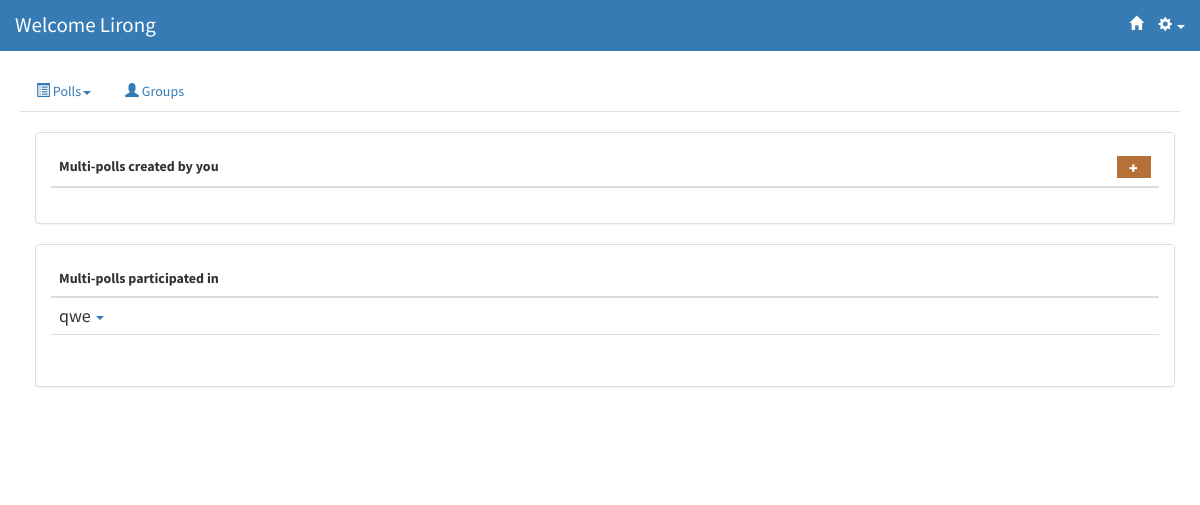
/polls/m_polls (signed in), run on an earlier commit of the app's database.
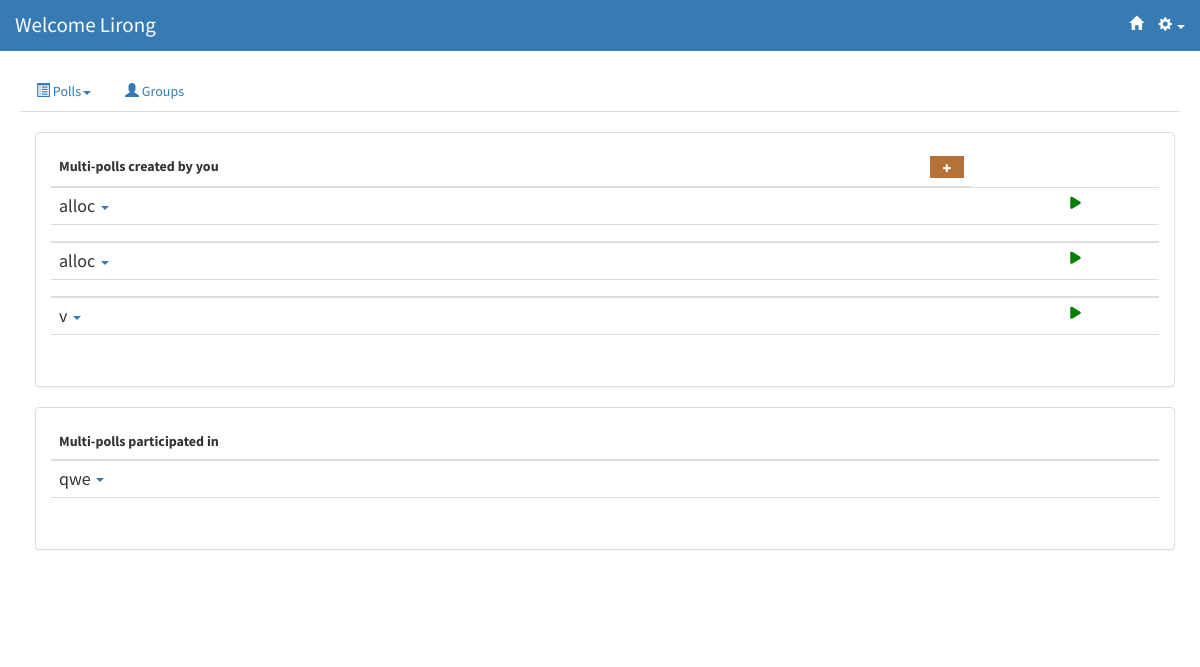
And on a later commit of the database.
### multipolls/models.py (models this page shows, shortened)
@python_2_unicode_compatible
class MultiPoll(models.Model):
    number = models.IntegerField(default=1)
    title = models.CharField(max_length=20)
    description = models.CharField(max_length=500)
    owner = models.ForeignKey(User,related_name='owner')
    questions = models.ManyToManyField(Question, through='MultiPollQuestion', through_fields=('multipoll','question'))
    voters = models.ManyToManyField(User, related_name='multipoll_participated')
    pos = models.IntegerField(default=0)
    status = models.IntegerField(default=0)

### polls/views.py (the view)
class MultiPollsView(generic.ListView):
    template_name = 'polls/m_polls.html'
    context_object_name = 'question_list'
    def get_queryset(self):
        return Question.objects.all()
    def get_context_data(self, **kwargs):
        ctx = super(MultiPollsView, self).get_context_data(**kwargs)
        ctx['multipolls_created'] = reverseListOrder(MultiPoll.objects.filter(owner = self.request.user))
        ctx['multipolls_participated'] = reverseListOrder(self.request.user.multipoll_participated.exclude(owner = self.request.user))
        return ctx

### polls/views.py (called while the page is built)
def reverseListOrder(query):
    listQuery = list(query)
    listQuery.reverse()
    return listQuery

### polls/templates/polls/m_polls.html (shortened to what this page needs)
{% extends 'polls/base.html' %}
{% block content %}
<br/>
<div class="container">
<div name="created" class="panel panel-default">
    <div class="panel-body">
        <table style = "width:100%;border-collapse:collapse;" class="table" name="created">
            <thead>
                <tr>
                    <th>
                        Multi-polls created by you
                        <a href="{% url 'multipolls:AddStep1' %}" style='font-size:60%; float:right;' class="btn btn-yellow">
                            <span class="glyphicon glyphicon-plus"></span>
                        </a>
                    </th>
                </tr>
            </thead>
            {% for mpoll in multipolls_created %}
            <tbody>
                <tr style = "margin:0; padding:0" data-toggle="collapse" data-target="#{{ mpoll.id }}" class="accordion-toggle">
                    <td>
                        <h4 href="#collapse{{ forloop.counter }}" style = "padding-top:0;padding-bottom:0;margin-top:0;margin-bottom:0;">
                            {{ mpoll.title }} <span class="caret" style="color:#377BB5;"></span>
                        </h4>
                    </td>
                    {% if mpoll.status == 0 %}
                    <td>
                        <div class="start-icon">
                            <i class="fa fa-play" aria-hidden="true" data-toggle="modal" data-target="#confirm-startmpoll{{ mpoll.id }}"></i>
                        </div>
                    </td>
                    <td>
                    </td>
                    {% elif mpoll.status != mpoll.number|add:"1" %}
                        <td>
                            <a href="{% url 'multipolls:progress' mpoll.id %}">
                                <span class="btn btn-primary" style = "float:right">Progress</span>
                            </a>
                        </td>
                    {% endif %}
                </tr>
                <tr>
                    <td colspan="12" class="hiddenRow">
                    </td>
                </tr>
            </tbody>
            {% endfor %}
        </table>
     </div>
</div>
<div name="participated" class="panel panel-default">
    <div class="panel-body">
    <table style = "width:100%;" class="table" name="participated">
        <thead>
            <tr>
                <th>
                    Multi-polls participated in
                </th>
            </tr>
        </thead>
        {% for mpoll in multipolls_participated %}
        <tbody>
            <tr data-toggle="collapse" data-target="#{{ mpoll.id }}" class="accordion-toggle">
                <td>
                    <h4 href="#collapse{{ forloop.counter }}" style = "padding-top:0;padding-bottom:0;margin-top:0;margin-bottom:0;">
                        {{ mpoll.title }} <span class="caret" style="color:#377BB5;"></span>
                    </h4>
                </td>
            </tr>
            <tr>
                <td colspan="12" class="hiddenRow">
                </td>
            </tr>
        </tbody>
        {% endfor %}
    </table>
    </div>
</div>
</div>
{% endblock %}

### polls/templates/polls/base.html (shortened to what this page needs)
{% load staticfiles %}
<html>
	<head>
    <link rel="stylesheet" href="https://maxcdn.bootstrapcdn.com/bootstrap/3.3.6/css/bootstrap.min.css" />
    <link rel="stylesheet" type="text/css" href="{% static 'css/stylish-portfolio.css' %}" />
    <link rel="stylesheet" type="text/css" href="{% static 'css/shared.css' %}"/>
    <link href="https://cdnjs.cloudflare.com/ajax/libs/select2/4.0.3/css/select2.min.css" rel="stylesheet" />
	</head>
	<body>
                {% if user.is_authenticated %}
				 <nav class="navbar navbar-default navbar-fixed-top" style="background-color:#377BB5; border-color: transparent;">
                {% else %}
                 <nav class="navbar navbar-default navbar-fixed-top" style="background-color:transparent; border-color: transparent;">
                {%endif%}
					{% if request.flavour == "mobile" %}
					<div style = "margin-left: 20px; margin-right: 20px;">
				    {% else %}
				    <div class="container-fluid">
				    {% endif %}
                        <div class="navbar-header" style = "overflow: hidden;float:left;">
                            <a class="navbar-brand" href="/polls/" style ="font-size: 150%;
                            {% if user.is_authenticated %}
                            color:white;
                            {%else%}
                            color:black;
                            {% endif %}">
                                <span> Welcome
                                {% if user.is_authenticated %}
                                {% if request.user.first_name != "" %}
                                {{ request.user.first_name }}
                                {% endif %}
                                {% endif %} </span></a>
                           </div>
							{% if user.is_authenticated %}
							<ul class="nav navbar-nav navbar-right" style = "float:right;display:inline;">
                                <li style = "display:inline;"><a href="{% url 'polls:index' %}" style="color:white;"><span class="glyphicon navbar-right glyphicon-home"></span></a></li>
								<li class="dropdown" style = "float:auto;display:inline;">
									<a class="dropdown-toggle" data-toggle="dropdown" style="color:white;"> <span class="glyphicon glyphicon-cog"> </span> <span class="caret"></span> </a>
								</li>
							</ul>
							{% endif %}
						</div>
				</nav>
            {% if user.is_authenticated %}
				<div class="container-fluid" style="padding: 70px 20px;">
                    <ul class="nav nav-tabs">
                    <li role="presentation" class="dropdown">
                        <a class="dropdown-toggle" data-toggle="dropdown"  role="button" aria-haspopup="true" aria-expanded="false">
                        <span class="glyphicon glyphicon-list-alt"></span> Polls<span class="caret"></span>
                        </a>
                    </li>
                            <li><a href="{% url 'groups:index' %}"><span class="glyphicon glyphicon-user"></span> Groups</a></li>
                    </ul>
            {% else %}
                <div name="MainPage">
            {% endif %}
            {% block content %}
            {% endblock %}
              	</div>
	</body>
</html>

### static/css/stylish-portfolio.css (style rules this page uses)
html, body { width: 100%; height: 100%; }
body { font-family: "Source Sans Pro","Helvetica Neue",Helvetica,Arial,sans-serif; }
.btn-yellow { color: white; background-color: #b57137; }
.btn-yellow span { color:white; }
.start-icon { font-size:.8em; color:green; cursor:pointer; float:right; }

### static/css/shared.css (style rules this page uses)
* { font-size: 100%; }
a { font-size: 100%; text-decoration: none !important; }
div { font-size:100% !important; }

### polls/templates/polls/base.html (style rules this page uses)
.btn { border-radius:0; }

What changed in the data, as far as the page shows it:
added MultiPoll: title "alloc"
added MultiPoll: title "alloc"
added MultiPoll: title "v"
